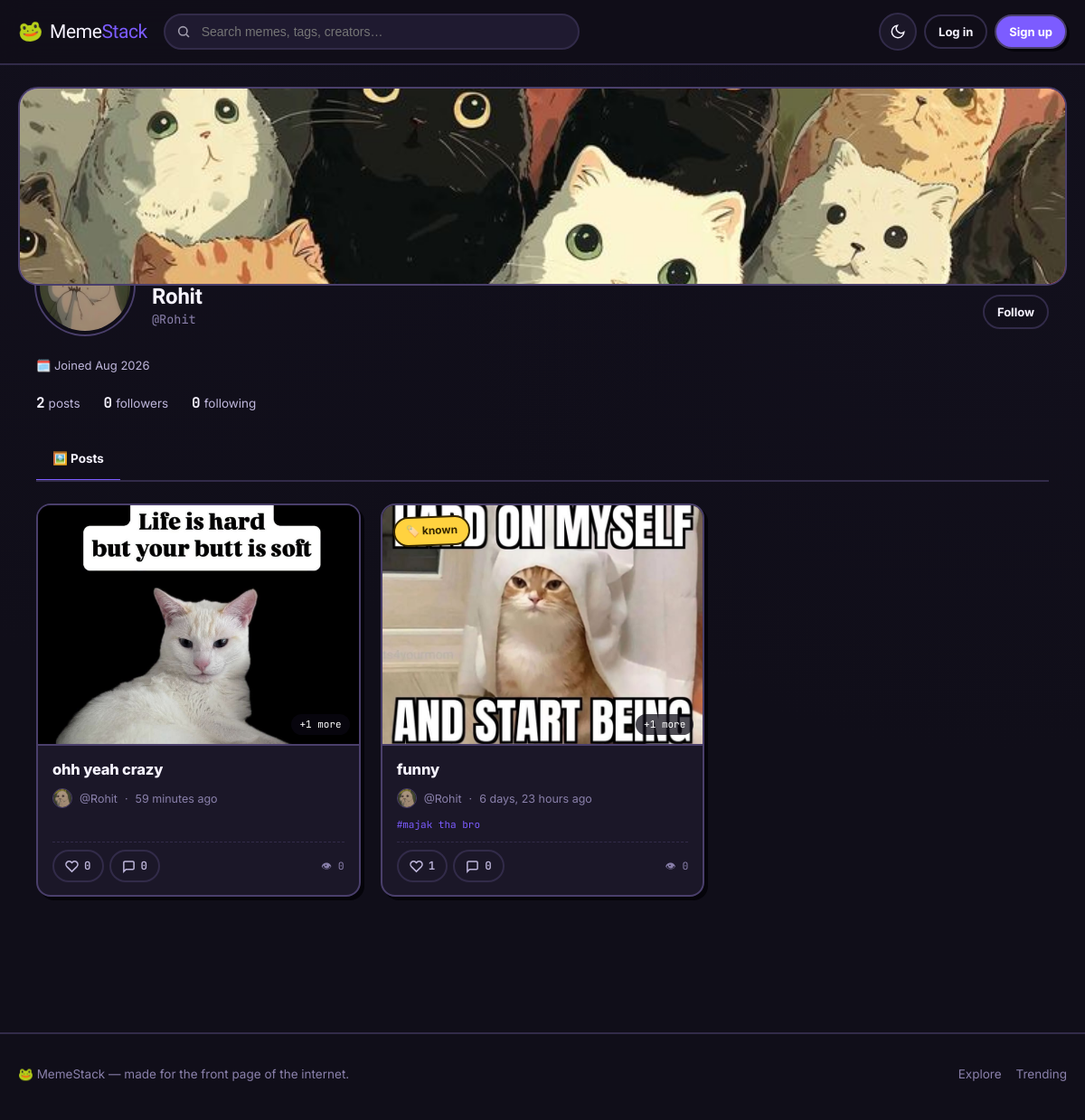
The app's page /u/Rohit/ with its own data.
### users/models.py (models this page shows, shortened)
class Profile(models.Model):
    user = models.OneToOneField(
        User,
        on_delete=models.CASCADE
    )
    profile_image = models.ImageField(
        upload_to="profile_images/",
        default="profile_images/default.png",
        blank=True,
        null=True
    )
    banner_image = models.ImageField(
        upload_to="profile_banners/",
        blank=True,
        null=True
    )
    bio = models.TextField(blank=True)
    location = models.CharField(
        max_length=100,
        blank=True
    )
    website = models.URLField(blank=True)
    github = models.URLField(blank=True)
    linkedin = models.URLField(blank=True)
    created_at = models.DateTimeField(
        auto_now_add=True
    )
    updated_at = models.DateTimeField(
        auto_now=True
    )
    @property
    def follower_count(self):
        return self.user.followers.count()
    @property
    def following_count(self):
        return self.user.following.count()
    @property
    def post_count(self):
        return self.user.posts.count()

### blog/models.py (models this page shows, shortened)
class Post(models.Model):
    author = models.ForeignKey(
        User,
        on_delete=models.CASCADE,
        related_name="posts"
    )
    category = models.ForeignKey(
        Category,
        on_delete=models.SET_NULL,
        null=True,
        blank=True,
        related_name="posts"
    )
    tags = models.ManyToManyField(
        Tag,
        related_name="posts",
        blank=True
    )
    title = models.CharField(
        max_length=200
    )
    content = models.TextField()
    image = models.ImageField(
        upload_to="post_images/",
        blank=True,
        null=True
    )
    created_at = models.DateTimeField(
        auto_now_add=True
    )
    updated_at = models.DateTimeField(
        auto_now=True
    )
    likes = models.ManyToManyField(
        User,
        related_name="liked_posts",
        blank=True
    )
    saved_by = models.ManyToManyField(
        User,
        related_name="saved_posts",
        blank=True
    )
    views = models.PositiveIntegerField(
        default=0
    )
    class Meta:
        ordering = ["-created_at"]
    @property
    def like_count(self):
        return self.likes.count()
    @property
    def comment_count(self):
        return self.comments.count()

class Category(models.Model):
    name = models.CharField(
        max_length=100,
        unique=True
    )
    icon = models.CharField(
        max_length=10,
        blank=True,
        default="🏷️",
        help_text="An emoji used as the category icon."
    )
    class Meta:
        verbose_name_plural = "Categories"
        ordering = ["name"]

class Tag(models.Model):
    name = models.CharField(
        max_length=50,
        unique=True
    )
    slug = models.SlugField(
        max_length=60,
        unique=True,
        blank=True
    )
    class Meta:
        ordering = ["name"]

### users/views.py (the view)
# urls.py: path("u/<str:username>/", views.public_profile, name="public_profile"),
def public_profile(request, username):
    profile_user = get_object_or_404(User, username=username)
    profile = profile_user.profile
    tab = request.GET.get("tab", "posts")
    if tab == "saved" and request.user == profile_user:
        posts = profile_user.saved_posts.all().order_by("-created_at")
    elif tab == "liked" and request.user == profile_user:
        posts = profile_user.liked_posts.all().order_by("-created_at")
    else:
        tab = "posts"
        posts = profile_user.posts.all().order_by("-created_at")
    posts = posts.select_related("author", "author__profile", "category").prefetch_related(
        "tags", "likes", "saved_by", "media"
    )
    paginator = Paginator(posts, 9)
    posts = paginator.get_page(request.GET.get("page"))
    is_following = False
    if request.user.is_authenticated and request.user != profile_user:
        is_following = Follow.objects.filter(
            follower=request.user, following=profile_user
        ).exists()
    return render(
        request,
        "profile.html",
        {
            "profile_user": profile_user,
            "profile": profile,
            "posts": posts,
            "tab": tab,
            "is_own_profile": request.user == profile_user,
            "is_following": is_following,
        },
    )

### blog/context_processors.py (called while the page is built)
def notifications(request):
    if not request.user.is_authenticated:
        return {}
    qs = request.user.notifications.select_related("sender", "post")
    return {
        "nav_notifications": qs[:6],
        "unread_notif_count": qs.filter(is_read=False).count(),
    }

### users/templates/profile.html (shortened to what this page needs)
{% extends "base.html" %}
{% block content %}
<div class="profile-page">
    <div class="profile-banner">
        {% if profile.banner_image %}
            <img src="{{ profile.banner_image.url }}" alt="">
        {% endif %}
    </div>
    <div class="profile-head">
        <img class="profile-avatar" src="{{ profile.profile_image.url }}" alt="">
        <div class="profile-identity">
            <h1>{{ profile_user.username }}</h1>
            <div class="username">@{{ profile_user.username }}</div>
        </div>
        <div class="profile-actions">
            {% if is_own_profile %}
                <a href="{% url 'edit_profile' %}" class="btn btn-ghost btn-sm">⚙️ Edit profile</a>
            {% else %}
                <a href="{% url 'login' %}" class="btn btn-ghost btn-sm">Follow</a>
            {% endif %}
        </div>
    </div>
    <div class="profile-links">
        <span>🗓️ Joined {{ profile.created_at|date:"M Y" }}</span>
    </div>
    <div class="profile-stats">
        <div><b>{{ profile.post_count }}</b>posts</div>
        <a href="{% url 'follow_list' profile_user.username 'followers' %}"><b data-follower-count>{{ profile.follower_count }}</b>followers</a>
        <a href="{% url 'follow_list' profile_user.username 'following' %}"><b>{{ profile.following_count }}</b>following</a>
    </div>
    <div class="profile-tabs">
        <a href="?tab=posts" class="{% if tab == 'posts' %}is-active{% endif %}">🖼️ Posts</a>
    </div>
    <div class="profile-body">
        {% if posts %}
            <div class="feed-grid">
                {% for post in posts %}
                    {% if tab == 'saved' %}
                        {% include "partials/post_card.html" with remove_on_unsave=True %}
                    {% else %}
                        {% include "partials/post_card.html" %}
                    {% endif %}
                {% endfor %}
            </div>
        {% endif %}
    </div>
</div>
{% endblock %}

### blog/templates/partials/post_card.html (shortened to what this page needs)
{% load static %}
<article class="post-card sticker sticker--interactive" data-post-card>
    <a class="post-card-media" href="{% url 'post_detail' post.id %}">
        {% if post.image %}
            <img src="{{ post.image.url }}" alt="{{ post.title }}" loading="lazy">
        {% else %}
            <div class="no-image">🖼️</div>
        {% endif %}
        {% if post.category %}
            <span class="post-card-badge">
                <span class="badge-category">{{ post.category.icon }} {{ post.category.name }}</span>
            </span>
        {% endif %}
        {% if post.media.count %}
            <span class="media-count">+{{ post.media.count }} more</span>
        {% endif %}
    </a>
    <div class="post-card-body">
        <h3 class="post-card-title">
            <a href="{% url 'post_detail' post.id %}">{{ post.title }}</a>
        </h3>
        <div class="post-card-meta">
            <img src="{{ post.author.profile.profile_image.url }}" alt="">
            <a href="{% url 'public_profile' post.author.username %}">@{{ post.author.username }}</a>
            <span>·</span>
            <span>{{ post.created_at|timesince }} ago</span>
        </div>
        {% if post.tags.all %}
            <div class="post-card-tags">
                {% for tag in post.tags.all|slice:":3" %}
                    <a href="{% url 'tag_posts' tag.slug %}">#{{ tag.name }}</a>
                {% endfor %}
            </div>
        {% endif %}
        <div class="post-card-footer">
            <div class="stamp-row">
                {% if user.is_authenticated %}
                    <button
                        type="button"
                        class="stamp-btn {% if user in post.likes.all %}is-active{% endif %}"
                        data-like-url="{% url 'like_post' post.id %}"
                        data-post-id="{{ post.id }}"
                        aria-label="Like this post"
                    >
                        <svg viewBox="0 0 24 24" fill="none" stroke="currentColor" stroke-width="2.4"><path d="M20.8 4.6a5.5 5.5 0 0 0-7.8 0L12 5.6l-1-1a5.5 5.5 0 0 0-7.8 7.8l1 1L12 21l7.8-7.6 1-1a5.5 5.5 0 0 0 0-7.8Z"/></svg>
                        <span data-like-count="{{ post.id }}">{{ post.like_count }}</span>
                    </button>
                {% else %}
                    <a href="{% url 'login' %}" class="stamp-btn" aria-label="Log in to like">
                        <svg viewBox="0 0 24 24" fill="none" stroke="currentColor" stroke-width="2.4"><path d="M20.8 4.6a5.5 5.5 0 0 0-7.8 0L12 5.6l-1-1a5.5 5.5 0 0 0-7.8 7.8l1 1L12 21l7.8-7.6 1-1a5.5 5.5 0 0 0 0-7.8Z"/></svg>
                        <span>{{ post.like_count }}</span>
                    </a>
                {% endif %}
                <a href="{% url 'post_detail' post.id %}#comments" class="stamp-btn" aria-label="View comments">
                    <svg viewBox="0 0 24 24" fill="none" stroke="currentColor" stroke-width="2.4"><path d="M21 15a2 2 0 0 1-2 2H7l-4 4V5a2 2 0 0 1 2-2h14a2 2 0 0 1 2 2Z"/></svg>
                    <span>{{ post.comment_count }}</span>
                </a>
            </div>
            <span class="text-faint mono" style="font-size:11.5px;">👁 {{ post.views }}</span>
        </div>
    </div>
</article>

### static/css/tokens.css (style rules this page uses)
:root { --pop-violet: #7c5cff; --pop-violet-dim: #5b3ef0; --hot-coral: #ff5c7a; --zap-yellow: #ffd23f; --mint: #2fe6a9; --sky: #3fd2ff; --font-display: "Archivo Black", "Arial Black", sans-serif; --font-body: "Inter", -apple-system, BlinkMacSystemFont, "Segoe UI", sans-serif; --font-mono: "JetBrains Mono", "Space Mono", ui-monospace, monospace; --radius-sm: 10px; --radius-md: 16px; --radius-lg: 22px; --radius-pill: 999px; --border-w: 2px; --stamp-x: 4px; --stamp-y: 4px; --transition-fast: 120ms ease; --transition-med: 220ms cubic-bezier(.2, .8, .2, 1); }
:root, [data-theme="dark"] { --bg: #100e19; --bg-alt: #17142450; --surface: #1b1728; --surface-raised: #221d34; --ink: #f6f3ff; --ink-soft: #beb6db; --ink-faint: #8a80ab; --border: #322b49; --border-strong: #4a3f6b; --shadow-color: #05040a; --accent: var(--pop-violet); --accent-ink: #ffffff; --overlay: rgba(10, 8, 18, 0.72); --input-bg: #1f1a30; --scrollbar: #35304c; }
* { box-sizing: border-box; }
html { scroll-behavior: smooth; }
body { margin: 0; background: radial-gradient(circle at 12% 0%, var(--bg-alt), transparent 45%), radial-gradient(circle at 90% 20%, var(--bg-alt), transparent 40%), var(--bg); color: var(--ink); font-family: var(--font-body); line-height: 1.55; min-height: 100vh; -webkit-font-smoothing: antialiased; transition: background-color var(--transition-med), color var(--transition-med); }
a { color: inherit; text-decoration: none; }
img { max-width: 100%; display: block; }
h1, h2, h3, h4 { font-family: var(--font-display); line-height: 1.1; letter-spacing: -0.01em; margin: 0 0 .5em; }
.mono { font-family: var(--font-mono); }
.sticker { background: var(--surface); border: var(--border-w) solid var(--border-strong); border-radius: var(--radius-md); box-shadow: var(--stamp-x) var(--stamp-y) 0 0 var(--shadow-color); transition: transform var(--transition-fast), box-shadow var(--transition-fast); }
.btn { display: inline-flex; align-items: center; justify-content: center; gap: 8px; font-family: var(--font-body); font-weight: 700; font-size: 14px; padding: 11px 20px; border-radius: var(--radius-pill); border: var(--border-w) solid var(--border-strong); background: var(--surface); color: var(--ink); cursor: pointer; box-shadow: 3px 3px 0 0 var(--shadow-color); transition: transform var(--transition-fast), box-shadow var(--transition-fast), background var(--transition-fast); white-space: nowrap; }
.btn-ghost { background: transparent; box-shadow: none; border-color: var(--border); }
.btn-sm { padding: 7px 14px; font-size: 13px; }
.badge-category { display: inline-flex; align-items: center; gap: 5px; font-size: 12px; font-weight: 700; padding: 5px 12px; border-radius: var(--radius-pill); background: var(--zap-yellow); color: #362700; transform: rotate(-2deg); border: var(--border-w) solid #362700; }
.text-faint { color: var(--ink-faint); }

### records on screen
Profile: banner_image (picture), profile_image (picture), created_at "Aug 2026", post_count "2", follower_count "0", following_count "0"
Post: image (picture), media.count "1", title "ohh yeah crazy", author.profile.profile_image (picture), author.username "Rohit", created_at "59 minutes", like_count "0", comment_count "0", views "0"
Post: image (picture), category.icon "🏷️", category.name "known", media.count "1", title "funny", author.profile.profile_image (picture), author.username "Rohit", created_at "6 days, 23 hours", like_count "1", comment_count "0", views "0"
Tag: name "majak tha bro"

### other values on screen
{{ profile_user.username }} "Rohit"
